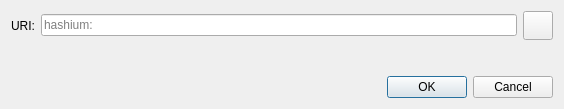
<?xml version="1.0" encoding="UTF-8"?>
<ui version="4.0">
 <class>OpenURIDialog</class>
 <widget class="QDialog" name="OpenURIDialog">
  <property name="geometry">
   <rect>
    <x>0</x>
    <y>0</y>
    <width>564</width>
    <height>109</height>
   </rect>
  </property>
  <property name="windowTitle">
   <string>Open hashium URI</string>
  </property>
  <layout class="QVBoxLayout" name="verticalLayout">
   <item>
    <layout class="QHBoxLayout" name="horizontalLayout">
     <item>
      <widget class="QLabel" name="label">
       <property name="text">
        <string>URI:</string>
       </property>
      </widget>
     </item>
     <item>
      <widget class="QValidatedLineEdit" name="uriEdit">
       <property name="placeholderText">
        <string notr="true">hashium:</string>
       </property>
      </widget>
     </item>
     <item>
      <widget class="QToolButton" name="pasteButton">
       <property name="toolTip">
        <string extracomment="Tooltip text for button that allows you to paste an address that is in your clipboard.">Paste address from clipboard</string>
       </property>
       <property name="text">
        <string/>
       </property>
       <property name="icon">
        <iconset resource="../hashium.qrc">
         <normaloff>:/icons/editpaste</normaloff>:/icons/editpaste
        </iconset>
       </property>
       <property name="iconSize">
        <size>
         <width>22</width>
         <height>22</height>
        </size>
       </property>
      </widget>
     </item>
    </layout>
   </item>
   <item>
    <spacer name="verticalSpacer">
     <property name="orientation">
      <enum>Qt::Vertical</enum>
     </property>
     <property name="sizeHint" stdset="0">
      <size>
       <width>20</width>
       <height>40</height>
      </size>
     </property>
    </spacer>
   </item>
   <item>
    <widget class="QDialogButtonBox" name="buttonBox">
     <property name="orientation">
      <enum>Qt::Horizontal</enum>
     </property>
     <property name="standardButtons">
      <set>QDialogButtonBox::Cancel|QDialogButtonBox::Ok</set>
     </property>
    </widget>
   </item>
  </layout>
 </widget>
 <customwidgets>
  <customwidget>
   <class>QValidatedLineEdit</class>
   <extends>QLineEdit</extends>
   <header>qt/qvalidatedlineedit.h</header>
  </customwidget>
 </customwidgets>
 <resources/>
 <connections>
  <connection>
   <sender>buttonBox</sender>
   <signal>accepted()</signal>
   <receiver>OpenURIDialog</receiver>
   <slot>accept()</slot>
   <hints>
    <hint type="sourcelabel">
     <x>248</x>
     <y>254</y>
    </hint>
    <hint type="destinationlabel">
     <x>157</x>
     <y>274</y>
    </hint>
   </hints>
  </connection>
  <connection>
   <sender>buttonBox</sender>
   <signal>rejected()</signal>
   <receiver>OpenURIDialog</receiver>
   <slot>reject()</slot>
   <hints>
    <hint type="sourcelabel">
     <x>316</x>
     <y>260</y>
    </hint>
    <hint type="destinationlabel">
     <x>286</x>
     <y>274</y>
    </hint>
   </hints>
  </connection>
 </connections>
</ui>
